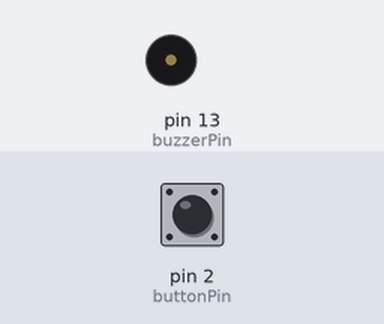
A sketch run on a simulated Arduino Uno, built with avr-gcc and run on an emulated ATmega328P. On the bench: buzzer (waves = sounding). The inputs (shaded band) are chosen by the test bench; at power-on: pin 2 (buttonPin) LOW.

Above: at 1.2 s.
1.3 s: pin 2 (buttonPin) pulled HIGH for 0.15 s
At 1.9 s:
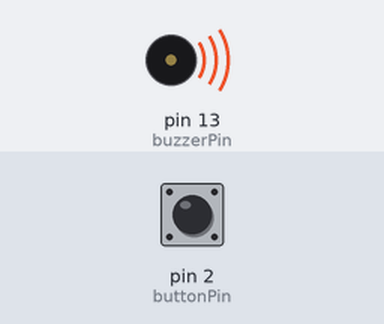
Timing chart, 0 to 11.3 s (numbered marks = the images above; inputs shaded):
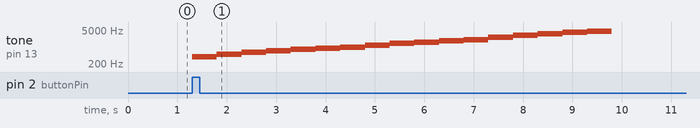

Measured:
- after the input at 1.3 s, tone on pin 13 (buzzerPin): plays 400 Hz for 0.50 s, 500 Hz for 0.50 s, 600 Hz for 0.50 s, 700 Hz for 0.50 s, 800 Hz for 0.50 s, 900 Hz for 0.50 s … (17 notes in this stretch), starting at once

The sketch:

passiveBuzzerTone.ino
```cpp
int buzzerPin = 13;
int buttonPin = 2;
int buttonState;
int delayTime = 500;

void setup() {
  // Set the buzzer pin to output mode and button pin to input
  pinMode(buzzerPin, OUTPUT);
  pinMode(buttonPin, INPUT);
}

void loop() {
  buttonState = digitalRead(buttonPin);
  // Play tones when button is pressed
  // tone(pin, freq) sets a 50% duty cycle voltage (V) on pin with a frequency freq (Hz)
  if(buttonState == HIGH) {
    tone(buzzerPin, 400);
    delay(delayTime);

    tone(buzzerPin, 500);
    delay(delayTime);

    tone(buzzerPin, 600);
    delay(delayTime);

    tone(buzzerPin, 700);
    delay(delayTime);

    tone(buzzerPin, 800);
    delay(delayTime);

    tone(buzzerPin, 900);
    delay(delayTime);

    tone(buzzerPin, 1000);
    delay(delayTime);

    tone(buzzerPin, 1200);
    delay(delayTime);

    tone(buzzerPin, 1400);
    delay(delayTime);

    tone(buzzerPin, 1600);
    delay(delayTime);

    tone(buzzerPin, 1800);
    delay(delayTime);

    tone(buzzerPin, 2000);
    delay(delayTime);

    tone(buzzerPin, 2500);
    delay(delayTime);

    tone(buzzerPin, 3000);
    delay(delayTime);

    tone(buzzerPin, 3500);
    delay(delayTime);

    tone(buzzerPin, 4000);
    delay(delayTime);

    tone(buzzerPin, 4500);
    delay(delayTime);
  }
  // If button is not pressed play no tone
  else {
    noTone(buzzerPin);
  }
}
```
